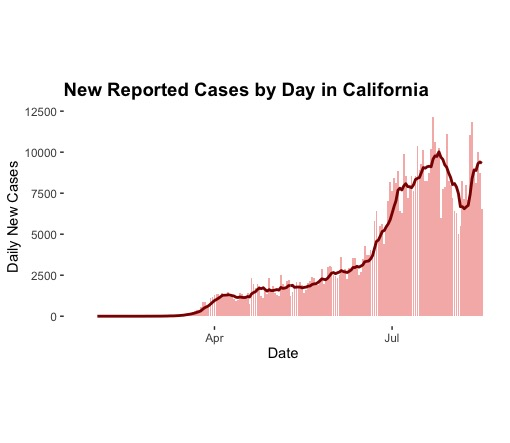

Source code (R):
---
author: "Xingxin Li"
date:"2020-08-16"
exercise: "No.7"
output:html_document
---


url = 'https://raw.githubusercontent.com/nytimes/covid-19-data/master/us-counties.csv'
read_csv(url)


library(dplyr)
library(ggplot2)
library(tidyr)
library(zoo)

covid<-read.csv(url)
head(covid)

state.of.interest ="California"
covid$date = as.Date (covid$date)

covid %>%
  filter(state == state.of.interest) %>%
  group_by(date) %>%
  summarise(cases = sum(cases)) %>%
  mutate(newCases = cases - lag(cases),
         roll7 = rollmean(newCases, 7, fill = NA, align="right")) %>%
  ungroup() %>%
  ggplot(aes(x = date)) +
  geom_col(aes(y = newCases), col = NA, fill = "#F5B8B5") +
  geom_line(aes(y = roll7), col = "darkred", size = 1) +
  labs(x = "Date", y = "Daily New Cases",
       title = paste("New Reported Cases by Day in", state.of.interest)) +
  theme(plot.background = element_rect(fill = "white"),
        panel.background = element_rect(fill = "white"),
        plot.title = element_text(size = 14, face = 'bold')) +
  theme(aspect.ratio = .5)
